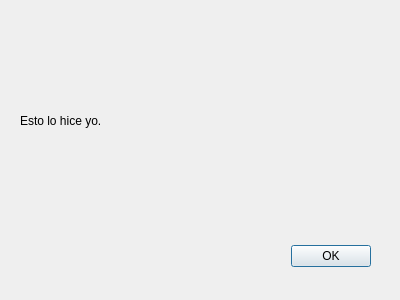
<?xml version="1.0" encoding="UTF-8"?>
<ui version="4.0">
 <class>acercade</class>
 <widget class="QDialog" name="acercade">
  <property name="geometry">
   <rect>
    <x>0</x>
    <y>0</y>
    <width>400</width>
    <height>300</height>
   </rect>
  </property>
  <property name="windowTitle">
   <string>Dialog</string>
  </property>
  <widget class="QDialogButtonBox" name="buttonBox">
   <property name="geometry">
    <rect>
     <x>30</x>
     <y>240</y>
     <width>341</width>
     <height>32</height>
    </rect>
   </property>
   <property name="orientation">
    <enum>Qt::Horizontal</enum>
   </property>
   <property name="standardButtons">
    <set>QDialogButtonBox::Ok</set>
   </property>
  </widget>
  <widget class="QLabel" name="label">
   <property name="geometry">
    <rect>
     <x>20</x>
     <y>20</y>
     <width>341</width>
     <height>201</height>
    </rect>
   </property>
   <property name="text">
    <string>Esto lo hice yo.</string>
   </property>
  </widget>
 </widget>
 <resources/>
 <connections>
  <connection>
   <sender>buttonBox</sender>
   <signal>accepted()</signal>
   <receiver>acercade</receiver>
   <slot>accept()</slot>
   <hints>
    <hint type="sourcelabel">
     <x>248</x>
     <y>254</y>
    </hint>
    <hint type="destinationlabel">
     <x>157</x>
     <y>274</y>
    </hint>
   </hints>
  </connection>
  <connection>
   <sender>buttonBox</sender>
   <signal>rejected()</signal>
   <receiver>acercade</receiver>
   <slot>reject()</slot>
   <hints>
    <hint type="sourcelabel">
     <x>316</x>
     <y>260</y>
    </hint>
    <hint type="destinationlabel">
     <x>286</x>
     <y>274</y>
    </hint>
   </hints>
  </connection>
 </connections>
</ui>
